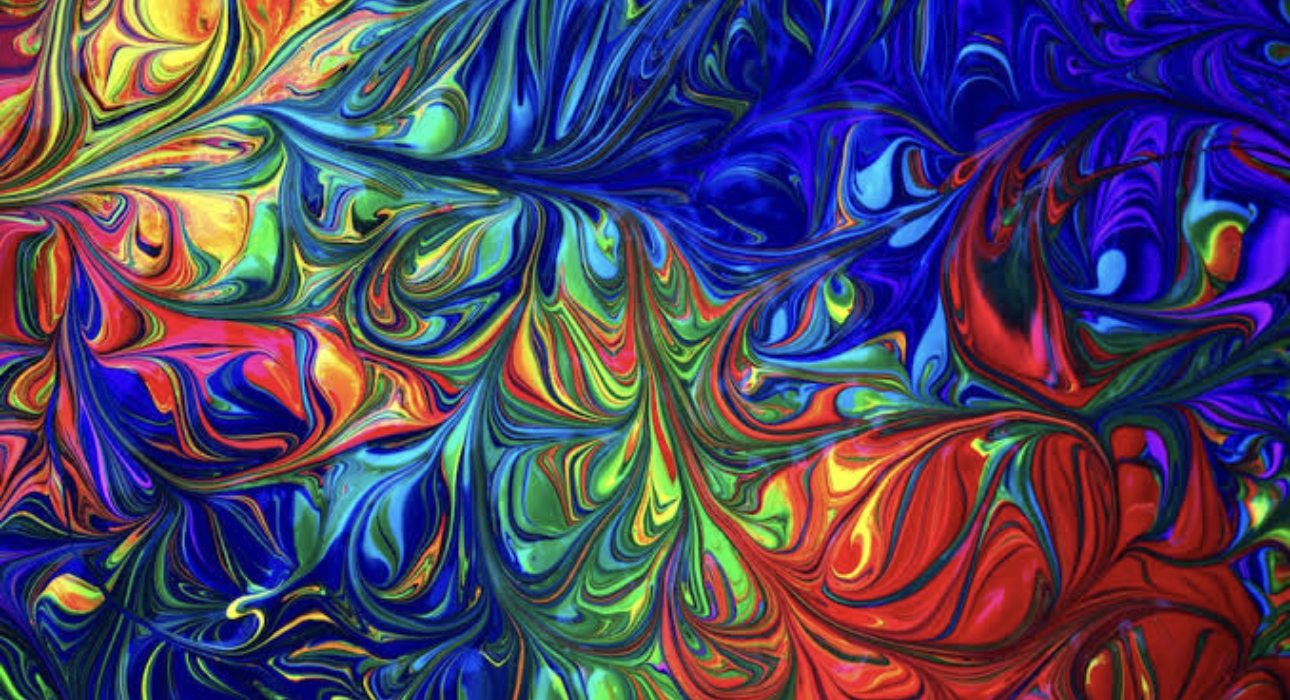
#> input picture image.jpg, 1290 x 700 px
$ python main.py
#> lines starting #> are read from the running program, lines starting #| are printed output that depends on the picture
import cv2
import numpy as np

img = cv2.imread('image.jpg')
#> img is the input picture: shape (700, 1290, 3); mean B, G, R 98.6, 67.7, 77.2
blue, green, red = cv2.split(img)
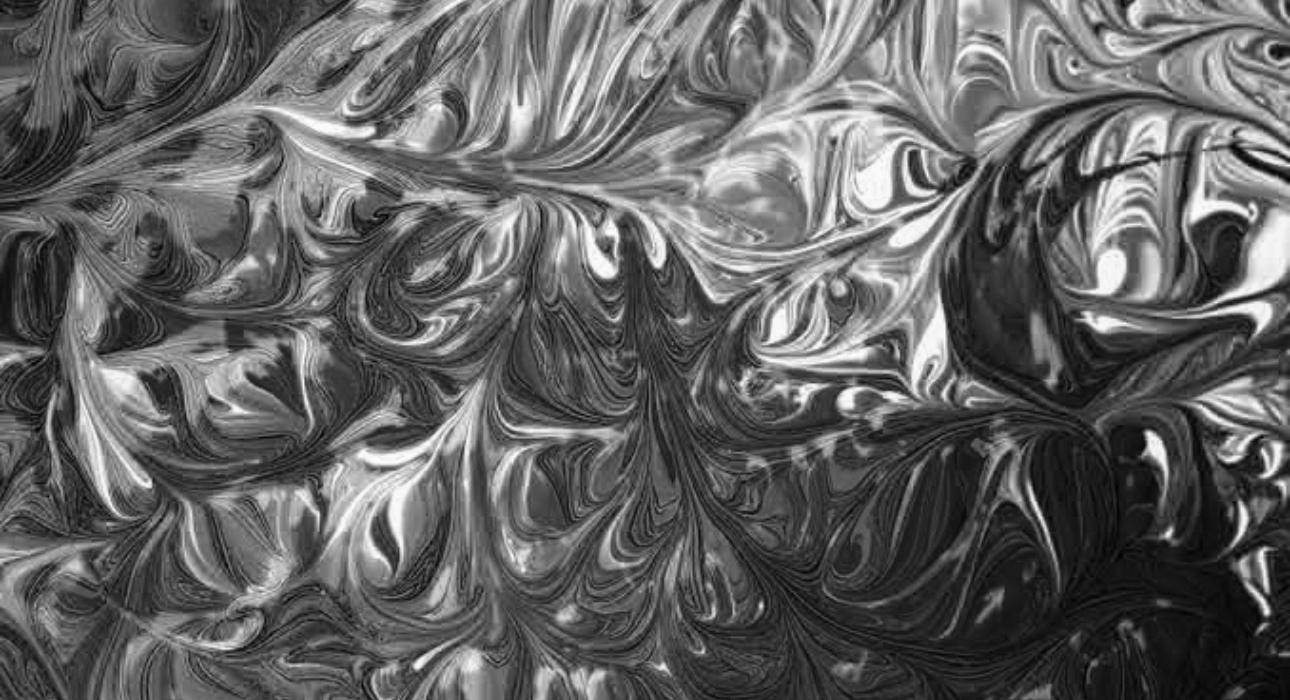
#> blue: shape (700, 1290); min 0, max 255, mean 98.6
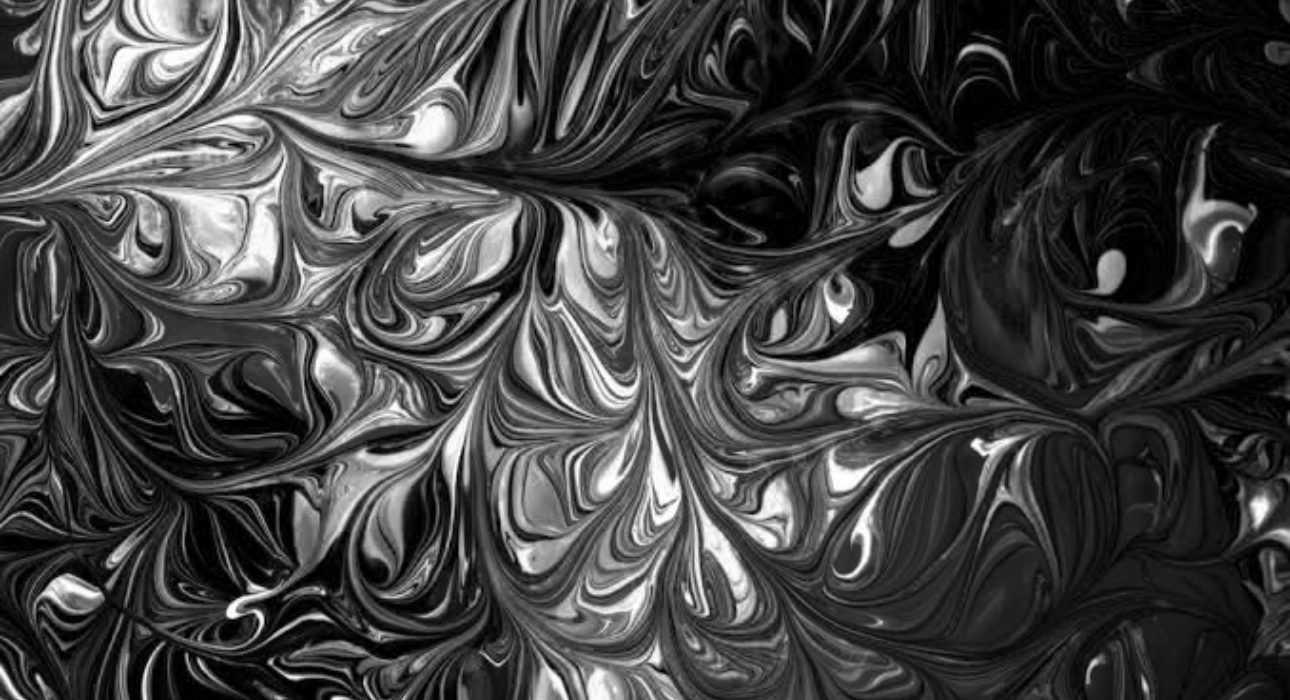
#> green: shape (700, 1290); min 0, max 255, mean 67.7
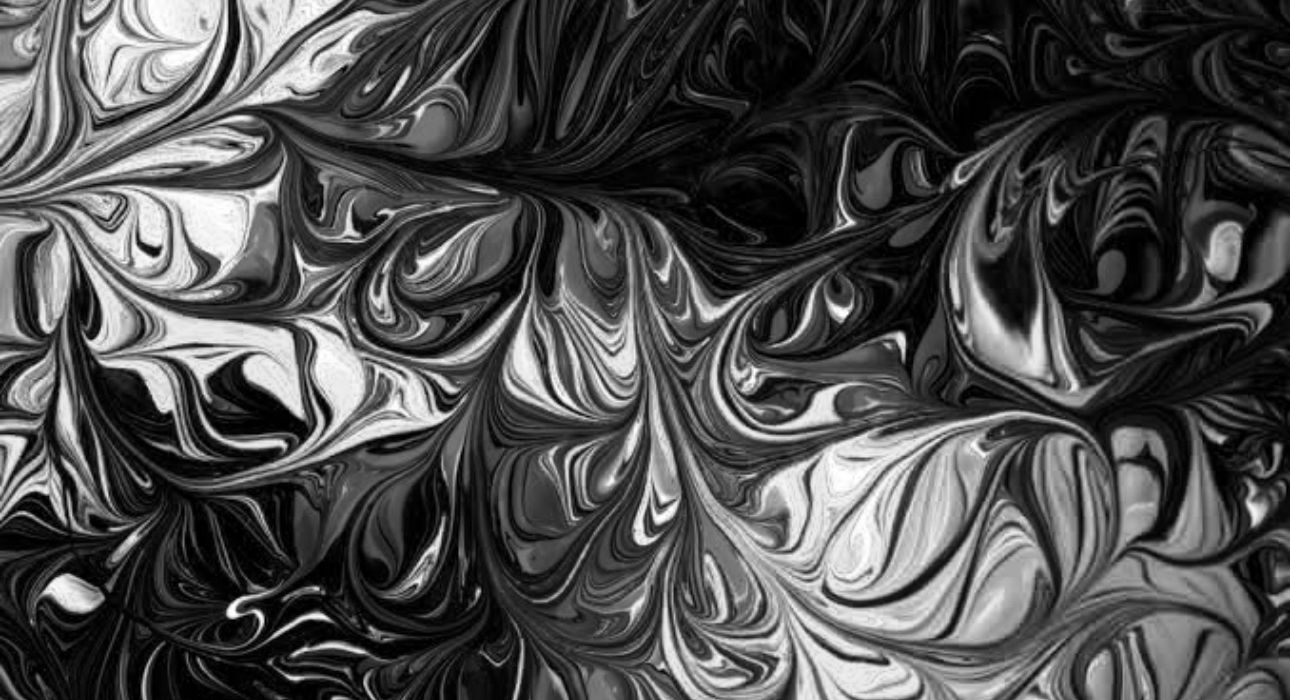
#> red: shape (700, 1290); min 0, max 255, mean 77.2


cv2.imshow('Blue Channel', blue)
cv2.imshow('Green Channel', green)
cv2.imshow('Red Channel', red)
cv2.waitKey(0)


g = np.zeros_like(green)

new_img = cv2.merge((blue, green * 0, red))
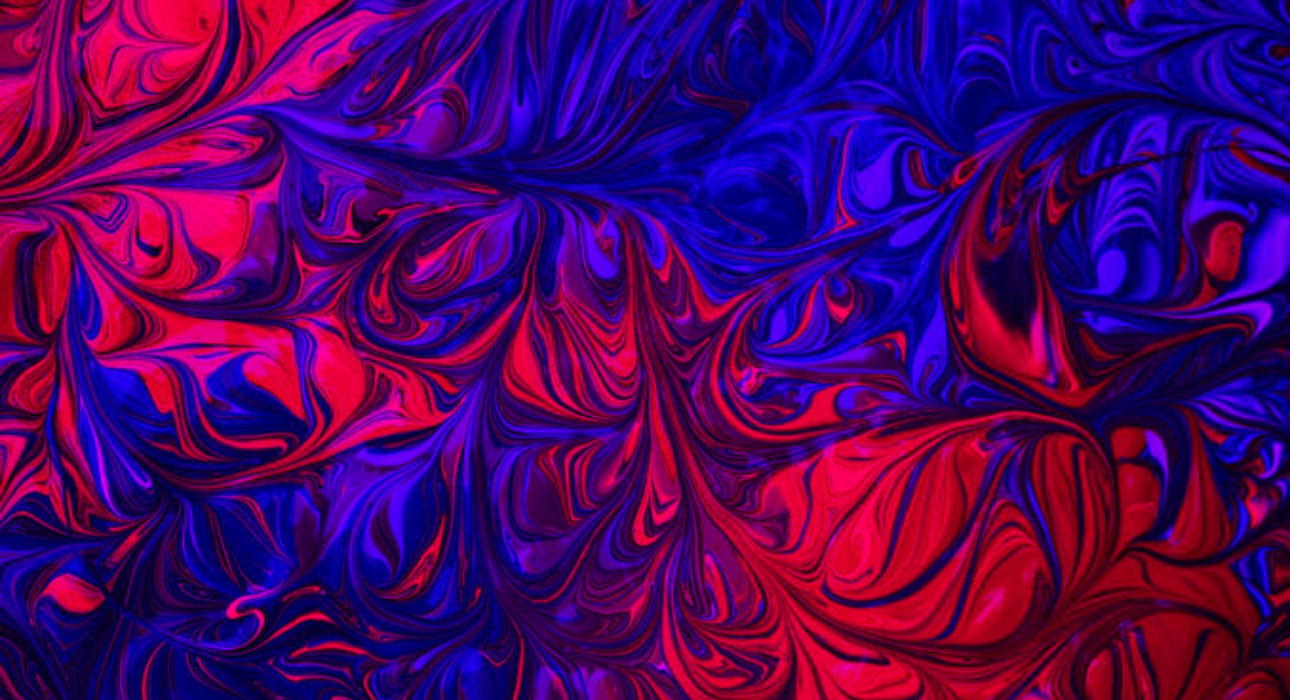
#> new_img: shape (700, 1290, 3); mean B, G, R 98.6, 0, 77.2
cv2.imshow('New Image', new_img)
cv2.waitKey(0)
merged_img = cv2.merge((blue, green, red))
cv2.imshow('Merged Image', merged_img)
cv2.waitKey(0)
cv2.destroyAllWindows()
